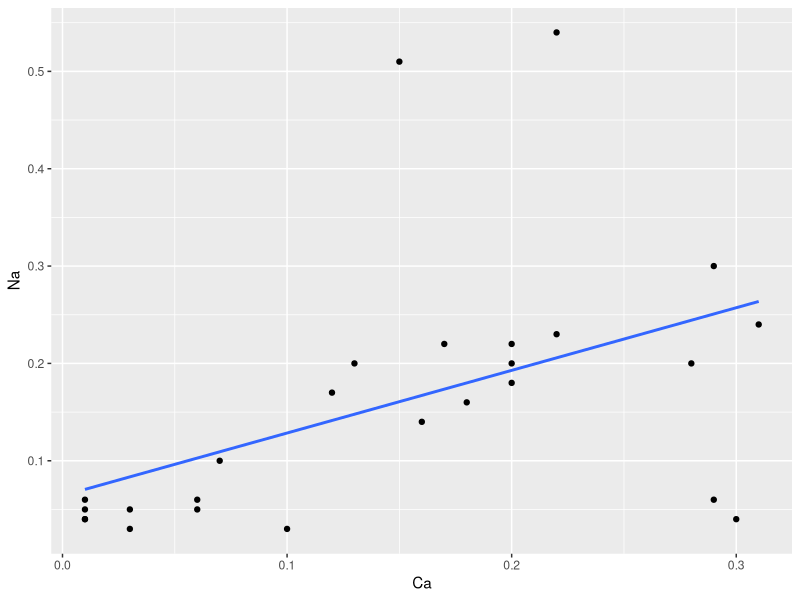

Here is the R script that generated this plot:
# Load chemTable, if you have not already done so.  Using ggplot2, make a graph.
# •	Assign x to the Ca column, and y to the Na column.
# •	Plot the data points (non-jittered) on the graph.
# •	Plot a regression line on the graph, using linear regression via the method described in cla

library(plyr)
library(ggplot2)

chemTable <- read.csv("Pottery.csv",sep=",", header=TRUE)
chemTable

ggplot(chemTable, aes(x = Ca, y = Na)) + geom_point() + geom_smooth(method = "lm", se = FALSE)
